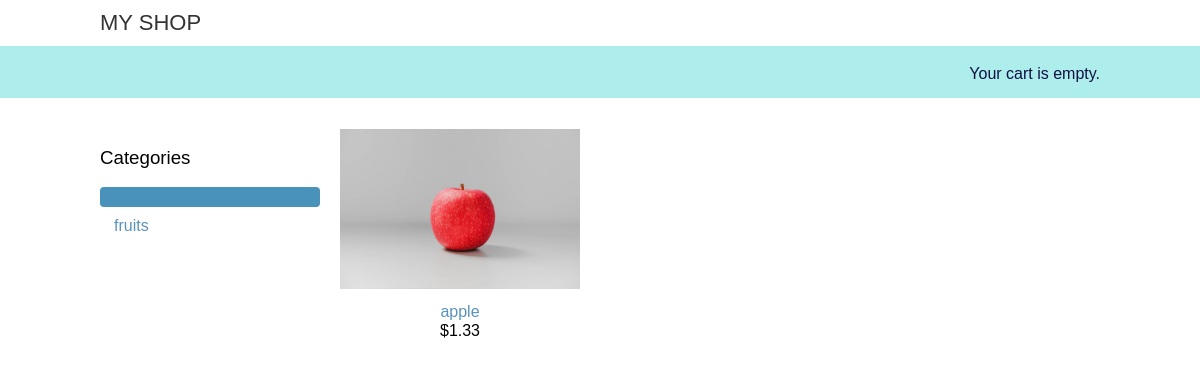
Before: / with the older database file.
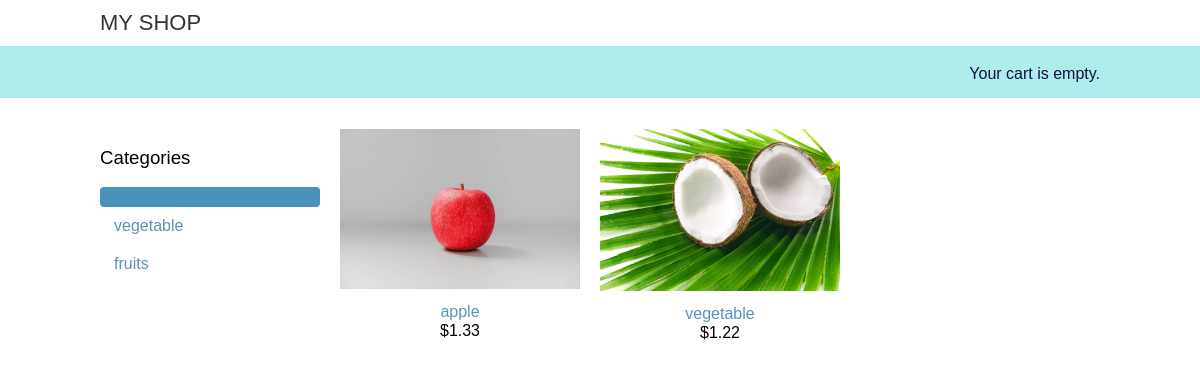
After: the same page with the newer database file.
### shop/models.py (models this page shows, shortened)
class Category(models.Model):
	name=models.CharField(max_length=200,db_index=True)
	slug=models.SlugField(max_length=200,db_index=True)
	class Meta:
		ordering=('-name',)
		verbose_name='category'
		verbose_name_plural='categories'

class Product(models.Model):
	category=models.ForeignKey(Category,related_name='products',on_delete=models.CASCADE)
	name=models.CharField(max_length=200,db_index=True)
	slug=models.SlugField(max_length=200,db_index=True)
	image=models.ImageField(upload_to='products/',blank=True)
	description=models.TextField(blank=True)
	price=models.DecimalField(max_digits=10,decimal_places=2)
	available=models.BooleanField(default=True)
	created=models.DateTimeField(auto_now_add=True)
	updated=models.DateTimeField(auto_now=True)
	class Meta:
		ordering=('name',)
		index_together=(('id','slug'),)
	def get_absolute_url(self):
		return reverse('shop:product_detail',args=[self.id,self.slug])

### shop/views.py (the view)
# urls.py: path('',views.product_list,name='product_list'),
def product_list(request,category_slug=None):
	category=None
	categories=Category.objects.all()
	products=Product.objects.all()
	if category_slug:
		category=get_object_or_404(Category,slug=category_slug)
		products = Product.filter(category=category)
	return render(request,'shop/product/list.html',{'category':category,'categories':categories,'products':products})

### cart/cart.py (called while the page is built)
	def __len__(self):
		return sum(item['quantity'] for item in self.cart.values())

### cart/context_processors.py (called while the page is built)
def cart(request):
	return {'cart':Cart(request)}

### shop/templates/shop/product/list.html (shortened to what this page needs)
{%extends 'shop/base.html'%}
{%load static%}
{%block content%}
<div id="sidebar"><h3>Categories</h3>
  <ul>
  	<li {%if not category%} class="selected" {%endif%} ><a href="{% url 'shop:product_list' %}"></a></li>
  	{%for c in categories%}
  	<li {%if category.slug == c.slug %} class="selected" {%endif%}><a href="{{c.get_absolute_url}}">{{c.name}}</a></li>
  	{%endfor%}
  </ul>
</div>
<div id="main" class="product-list">
	{%for product in products%}
	<div class="item">
		<a href="{{product.get_absolute_url}}"><img src="{%if product.image%}{{product.image.url}}{%endif%}"></a>
		<a href="{{product.get_absolute_url}}">{{product.name}}</a><br>
		${{product.price}}
	</div>
	{% endfor %}
</div>
{%endblock%}

### shop/templates/shop/base.html (shortened to what this page needs)
{%load static %}
<!DOCTYPE html>
<html>
<head>
</head>
<body>
	<div id="header">
		<a href="{% url 'shop:product_list' %}" class="logo">MY SHOP</a>
	</div>
	<div id="subheader">
		<div class="cart">{%with total_items=cart|length%}
            {%if cart|length > 0 %}
                your cart:
                <a href="{% url 'cart:cart_detail' %}">{{total_items}} item{{total_items|pluralize}}, ${{cart.get_total_price}}</a>
                {%else%}
                Your cart is empty.
                {%endif%}
            {%endwith%}
        </div>
	</div>
	<div id="content"> {%block content%}{%endblock%}</div>
</body>
</html>

### shop/templates/shop/base.html (style rules this page uses)
body { margin:0; padding:0; font-family:helvetica, sans-serif; }
h1, h2, h3, h4, h5 , h6 { font-family: 'Ubuntu', sans-serif; font-weight:normal; }
a { text-decoration:none; color:#5993bb; }
#header { padding:10px 100px; font-size:18px; overflow:auto; color:red; }
#subheader { background:#adedec; color:#114; padding:15px 100px; overflow:auto; }
#header .logo { font-family: 'Ubuntu', sans-serif; float:left; color:#333; font-size:22px; margin-right:10%; }
#subheader .cart { float:right; padding-top:4px; }
#content { padding:0 100px; overflow:hidden; }
#sidebar { width:220px; padding:30px 20px 0 0; float:left; }
#sidebar ul { margin:0; padding:0; }
#sidebar ul li { margin:0; list-style:none; padding:10px 14px; }
#sidebar ul li a { display:block; }
#sidebar ul li.selected { background:#4993bb; border-radius:4px; }
#main { float:left; width: 96%; margin-right:-220px; overflow:hidden; }
.product-list .item { width:25%; padding:10px 20px 10px 0; float:left; text-align:center; line-height:1.2; }
.product-list .item img { width:100%; margin-bottom:8px; }

Changed rows visible on the page:
added Category: name "vegetable"
added Product: image (picture), name "vegetable", price "1.22"
